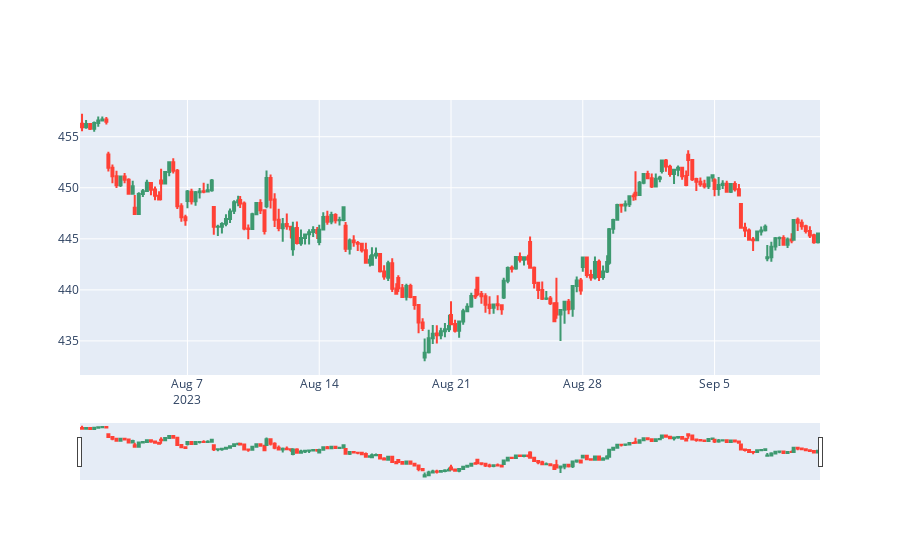

The cell this chart's notebook holds for it:
### Code cell
StockData('SPY', start_date=past, end_date=today, interval_time='1h').candlestick

### Figure 1 — Plotly figure (JSON) as saved in the notebook; plotly's stock layout.template omitted (floating-point values rounded to 4 significant figures; data arrays with more than 128 entries replaced by an {"elided": "..."} marker saying what was removed)
{"data": [{"close": {"elided": "196 float values"}, "high": {"elided": "196 float values"}, "low": {"elided": "196 float values"}, "open": {"elided": "196 float values"}, "type": "candlestick", "x": {"elided": "196 str values"}}], "layout": {"xaxis": {"rangebreaks": [{"values": ["2023-01-02", "2023-01-16", "2023-02-20", "2023-04-07", "2023-05-29", "2023-06-19", "2023-07-04", "2023-09-04"]}, {"bounds": ["sat", "mon"], "pattern": "day of week"}, {"bounds": [16, 9.5], "pattern": "hour"}]}}}
